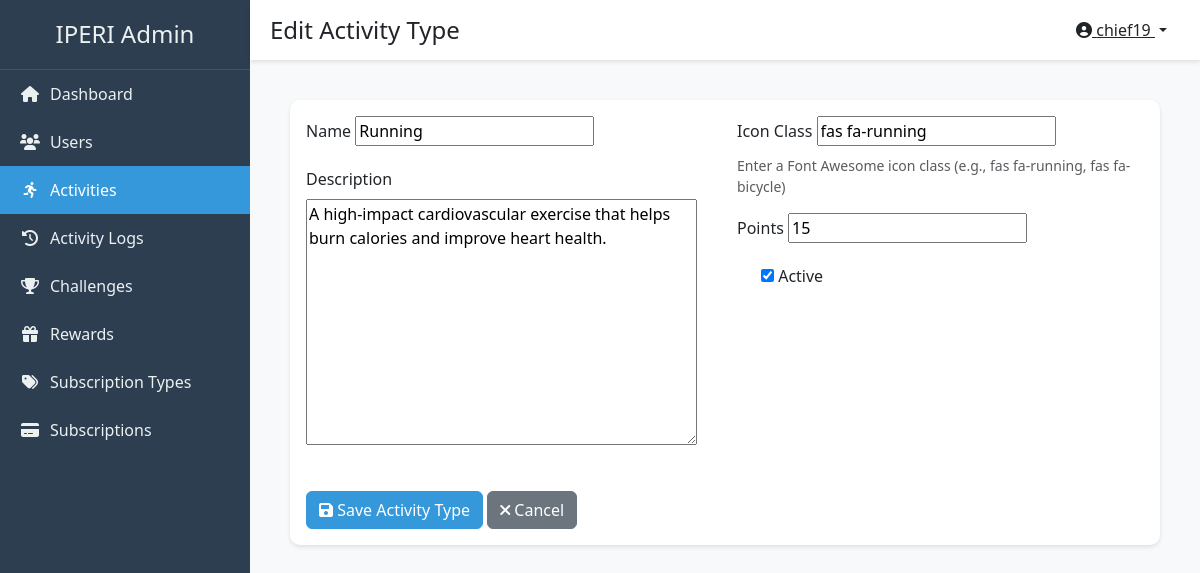
Page /admin-dashboard/activity-types/2/update/ (signed in) on the committed database.
### healthxpfront/models.py (models this page shows, shortened)
class ActivityType(models.Model):
    name = models.CharField(max_length=100)
    description = models.TextField()
    icon_class = models.CharField(max_length=50, default="fas fa-running")
    points = models.IntegerField(default=10)
    is_active = models.BooleanField(default=True)
    created_at = models.DateTimeField(auto_now_add=True)
    class Meta:
        ordering = ['name']

### healthxpadmin/views.py (the view)
class ActivityTypeUpdateView(LoginRequiredMixin, UpdateView):
    model = ActivityType
    template_name = 'healthxpadmin/activity_type_form.html'
    fields = ['name', 'description', 'icon_class', 'points', 'is_active']
    success_url = reverse_lazy('healthxpadmin:activity_type_list')

### healthxpfront/context_processors.py (called while the page is built)
def cart_processor(request):
    context = {}
    if request.user.is_authenticated:
        try:
            cart = ShoppingCart.objects.get(user=request.user)
            context['user_cart'] = cart
            context['cart_item_count'] = cart.total_items
        except ShoppingCart.DoesNotExist:
            context['cart_item_count'] = 0
    return context

### healthxpadmin/templates/healthxpadmin/activity_type_form.html (shortened to what this page needs)
{% extends 'healthxpadmin/base.html' %}
{% block page_title %}{% if form.instance.pk %}Edit Activity Type{% else %}Create Activity Type{% endif %}{% endblock %}
{% block content %}
<div class="card">
    <div class="card-body">
        <form method="post">
            <div class="row">
                <div class="col-md-6">
                    <div class="mb-3">
                        <label for="{{ form.name.id_for_label }}" class="form-label">Name</label>
                        {{ form.name }}
                    </div>
                    <div class="mb-3">
                        <label for="{{ form.description.id_for_label }}" class="form-label">Description</label>
                        {{ form.description }}
                    </div>
                </div>
                <div class="col-md-6">
                    <div class="mb-3">
                        <label for="{{ form.icon_class.id_for_label }}" class="form-label">Icon Class</label>
                        {{ form.icon_class }}
                        <div class="form-text">
                            Enter a Font Awesome icon class (e.g., fas fa-running, fas fa-bicycle)
                        </div>
                    </div>
                    <div class="mb-3">
                        <label for="{{ form.points.id_for_label }}" class="form-label">Points</label>
                        {{ form.points }}
                    </div>
                    <div class="mb-3">
                        <div class="form-check">
                            {{ form.is_active }}
                            <label class="form-check-label" for="{{ form.is_active.id_for_label }}">
                                Active
                            </label>
                        </div>
                    </div>
                </div>
            </div>
            <div class="mt-4">
                <button type="submit" class="btn btn-primary">
                    <i class="fas fa-save"></i> Save Activity Type
                </button>
                <a href="{% url 'healthxpadmin:activity_type_list' %}" class="btn btn-secondary">
                    <i class="fas fa-times"></i> Cancel
                </a>
            </div>
        </form>
    </div>
</div>
{% endblock %}

### healthxpadmin/templates/healthxpadmin/base.html (shortened to what this page needs)
{% load static %}
<!DOCTYPE html>
<html lang="en">
<head>
    <link href="https://cdn.jsdelivr.net/npm/bootstrap@5.3.0/dist/css/bootstrap.min.css" rel="stylesheet">
    <link href="https://cdnjs.cloudflare.com/ajax/libs/font-awesome/6.0.0/css/all.min.css" rel="stylesheet">
    <link href="{% static 'healthxpadmin/css/style.css' %}" rel="stylesheet">
</head>
<body>
    <div class="wrapper">
        <nav class="sidebar">
            <div class="sidebar-header">
                <h3>IPERI Admin</h3>
            </div>
            <ul class="nav flex-column">
                <li class="nav-item">
                    <a class="nav-link {% if request.resolver_match.url_name == 'dashboard_home' %}active{% endif %}"
                       href="{% url 'healthxpadmin:dashboard_home' %}">
                        <i class="fas fa-home"></i> Dashboard
                    </a>
                </li>
                <li class="nav-item">
                    <a class="nav-link {% if 'user' in request.resolver_match.url_name %}active{% endif %}"
                       href="{% url 'healthxpadmin:user_list' %}">
                        <i class="fas fa-users"></i> Users
                    </a>
                </li>
                <li class="nav-item">
                    <a class="nav-link {% if 'activity_type' in request.resolver_match.url_name %}active{% endif %}"
                       href="{% url 'healthxpadmin:activity_type_list' %}">
                        <i class="fas fa-running"></i> Activities
                    </a>
                </li>
                <li class="nav-item">
                    <a class="nav-link {% if 'activity_log' in request.resolver_match.url_name %}active{% endif %}"
                       href="{% url 'healthxpadmin:activity_log_list' %}">
                        <i class="fas fa-history"></i> Activity Logs
                    </a>
                </li>
                <li class="nav-item">
                    <a class="nav-link {% if 'challenge' in request.resolver_match.url_name %}active{% endif %}"
                       href="{% url 'healthxpadmin:challenge_list' %}">
                        <i class="fas fa-trophy"></i> Challenges
                    </a>
                </li>
                <li class="nav-item">
                    <a class="nav-link {% if 'reward' in request.resolver_match.url_name %}active{% endif %}"
                       href="{% url 'healthxpadmin:reward_list' %}">
                        <i class="fas fa-gift"></i> Rewards
                    </a>
                </li>
                <li class="nav-item">
                    <a class="nav-link {% if 'subscription_type' in request.resolver_match.url_name %}active{% endif %}"
                       href="{% url 'healthxpadmin:subscription_type_list' %}">
                        <i class="fas fa-tags"></i> Subscription Types
                    </a>
                </li>
                <li class="nav-item">
                    <a class="nav-link {% if 'subscription' in request.resolver_match.url_name and 'type' not in request.resolver_match.url_name %}active{% endif %}"
                       href="{% url 'healthxpadmin:subscription_list' %}">
                        <i class="fas fa-credit-card"></i> Subscriptions
                    </a>
                </li>
            </ul>
        </nav>
        <div class="main-content">
            <div class="top-navbar">
                <div class="d-flex align-items-center">
                    <h4 class="mb-0">{% block page_title %}{% endblock %}</h4>
                </div>
                <div class="d-flex align-items-center">
                    <div class="dropdown">
                        <button class="btn btn-link text-dark dropdown-toggle" type="button" id="userDropdown" data-bs-toggle="dropdown">
                            <i class="fas fa-user-circle"></i> {{ request.user.username }}
                        </button>
                    </div>
                </div>
            </div>
            <div class="content-wrapper">
                {% block content %}{% endblock %}
            </div>
        </div>
    </div>
</body>
</html>

### healthxpadmin/static/healthxpadmin/css/style.css (style rules this page uses)
:root { --sidebar-width: 250px; --header-height: 60px; }
body { font-family: 'Segoe UI', Tahoma, Geneva, Verdana, sans-serif; background-color: #f8f9fa; }
.wrapper { display: flex; min-height: 100vh; }
.sidebar { width: var(--sidebar-width); background-color: #2c3e50; color: white; position: fixed; height: 100vh; overflow-y: auto; transition: all 0.3s; }
.sidebar-header { padding: 20px; text-align: center; border-bottom: 1px solid rgba(255, 255, 255, 0.1); }
.sidebar-header h3 { margin: 0; font-size: 1.5rem; color: #ecf0f1; }
.nav-link { color: #ecf0f1; padding: 12px 20px; display: flex; align-items: center; transition: all 0.3s; }
.nav-link i { margin-right: 10px; width: 20px; text-align: center; }
.nav-link.active { background-color: #3498db; color: white; }
.main-content { flex: 1; margin-left: var(--sidebar-width); padding: 20px; }
.top-navbar { height: var(--header-height); background-color: white; box-shadow: 0 2px 4px rgba(0, 0, 0, 0.1); display: flex; align-items: center; justify-content: space-between; padding: 0 20px; position: fixed; top: 0; right: 0; left: var(--sidebar-width); z-index: 1000; }
.content-wrapper { margin-top: var(--header-height); padding: 20px; }
.card { border: none; border-radius: 10px; box-shadow: 0 2px 4px rgba(0, 0, 0, 0.1); margin-bottom: 20px; }
.btn-primary { background-color: #3498db; border-color: #3498db; }

### rows in the picture
ActivityType: name "Running", description "A high-impact cardiovascular exercise that helps burn calories and improve heart health.", icon_class "fas fa-running", points "15", is_active "☑"

### other values in the picture
{{ request.user.username }} "chief19"
